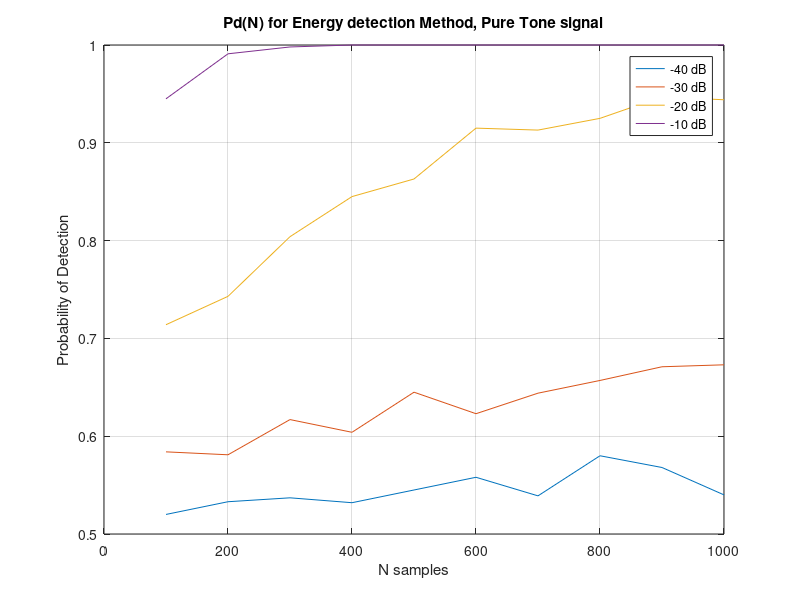

Recreate this plot in MATLAB.
%--------------------------------------------------------------------------
%   Author      : AKRARAI MOHAMED    
%   School      : National Institut Of Posts and Telecommunications
%   Description : In This file we calculate the Probablity of detection for            
%                 Energy Detection for a Pure Tone pulse for Different
%                 Numbers of Samples[100 1000].  
%--------------------------------------------------------------------------
clc;
clear all
A = 1; % Amplitude
f0 = 1e3; % Signal Frequency

% T = 10e-3; % Pulse width 
phi = 0; % signal phase

Pd = zeros([4 10]);

k = 0;
for SNR = -40:10:-10
    
k = k + 1;
i = 0;
V = zeros([10 1000]);
    
 for N = 100:100:1000
    i = i + 1;
    fs = 100 * 1e3;
    t = (0:N-1)/fs; % time index
    Xp = A*cos(2*pi*t*f0+phi);
    
    for j =1:1:1000
        
    Y = awgn(Xp,SNR,'measured'); % the signal power -28.3 dBW
    Noise = Y - Xp;
    % rms(Noise)^2; measure the noise power.
    La  = abs(fft(Noise).^2);
    LambdAmf = sum(La)/N;
    Sta = abs(fft(Y).^2);
    Tmf = sum(Sta)/N;
    
    if  (Tmf > LambdAmf)    
        V( i , j ) = 1;
    end
    end 
    Pd( k , i ) = (sum(V(i,:))/1000);
 end
end

Nsamples = 1:1:10;
figure;
plot(Nsamples*100,Pd(1,:),Nsamples*100,Pd(2,:),Nsamples*100,Pd(3,:),Nsamples*100,Pd(4,:))
title('Pd(N) for Energy detection Method, Pure Tone signal')
xlabel('N samples')
ylabel('Probability of Detection')
grid
hold off

legend('-40 dB','-30 dB','-20 dB','-10 dB')
